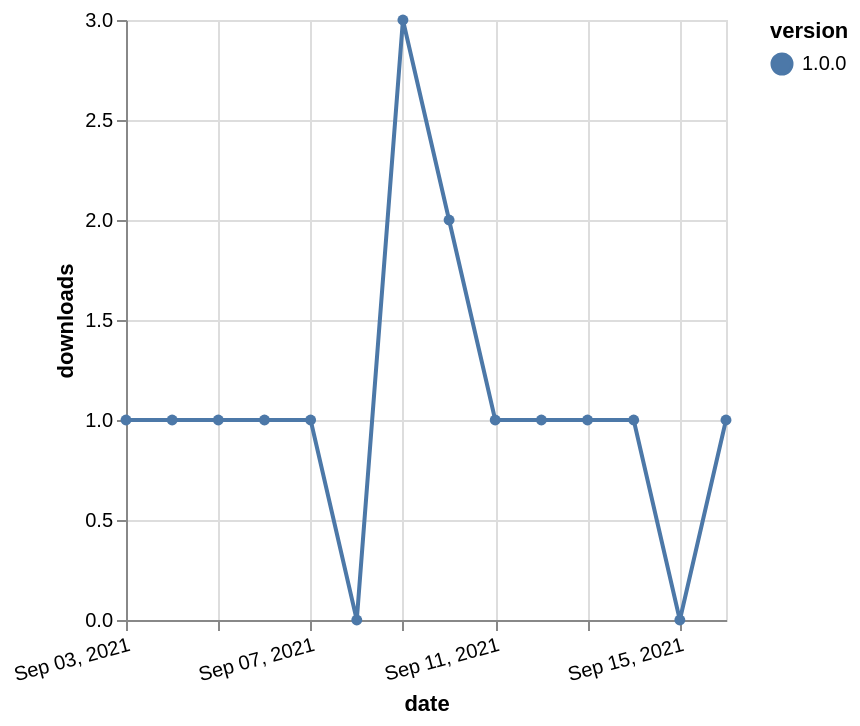

Express this chart as Vega-Lite.
### Vega-Lite specification from a JSON file in a GitHub repository (floating-point values rounded to 4 significant figures)
{"$schema": "https://vega.github.io/schema/vega-lite/v5.json", "description": "A simple bar chart with embedded data.", "data": {"values": [{"date": "2021-09-03", "total": 196, "delta": 1, "version": "1.0.0"}, {"date": "2021-09-04", "total": 197, "delta": 1, "version": "1.0.0"}, {"date": "2021-09-05", "total": 198, "delta": 1, "version": "1.0.0"}, {"date": "2021-09-06", "total": 199, "delta": 1, "version": "1.0.0"}, {"date": "2021-09-07", "total": 200, "delta": 1, "version": "1.0.0"}, {"date": "2021-09-08", "total": 200, "delta": 0, "version": "1.0.0"}, {"date": "2021-09-09", "total": 203, "delta": 3, "version": "1.0.0"}, {"date": "2021-09-10", "total": 205, "delta": 2, "version": "1.0.0"}, {"date": "2021-09-11", "total": 206, "delta": 1, "version": "1.0.0"}, {"date": "2021-09-12", "total": 207, "delta": 1, "version": "1.0.0"}, {"date": "2021-09-13", "total": 208, "delta": 1, "version": "1.0.0"}, {"date": "2021-09-14", "total": 209, "delta": 1, "version": "1.0.0"}, {"date": "2021-09-15", "total": 209, "delta": 0, "version": "1.0.0"}, {"date": "2021-09-16", "total": 210, "delta": 1, "version": "1.0.0"}]}, "width": "container", "mark": {"type": "line", "point": {"filled": true}}, "encoding": {"x": {"field": "date", "type": "temporal", "timeUnit": "yearmonthdate", "title": "date", "axis": {"labelAngle": -15}}, "y": {"field": "delta", "type": "quantitative", "title": "downloads"}, "color": {"field": "version", "type": "nominal"}, "tooltip": {"field": "delta"}}}
